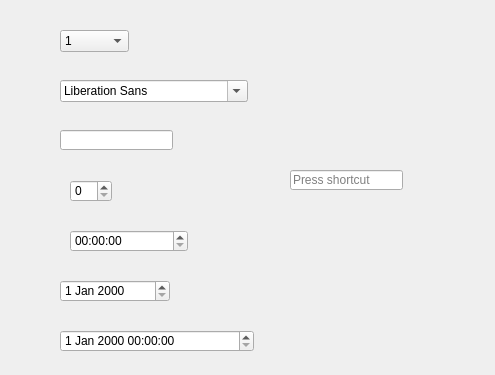
<?xml version="1.0" encoding="UTF-8"?>
<ui version="4.0">
 <class>Form</class>
 <widget class="QWidget" name="Form">
  <property name="geometry">
   <rect>
    <x>0</x>
    <y>0</y>
    <width>495</width>
    <height>375</height>
   </rect>
  </property>
  <property name="windowTitle">
   <string>Form</string>
  </property>
  <widget class="QComboBox" name="comboBox">
   <property name="geometry">
    <rect>
     <x>60</x>
     <y>30</y>
     <width>69</width>
     <height>22</height>
    </rect>
   </property>
   <item>
    <property name="text">
     <string>1</string>
    </property>
   </item>
   <item>
    <property name="text">
     <string>2</string>
    </property>
   </item>
   <item>
    <property name="text">
     <string>3</string>
    </property>
   </item>
  </widget>
  <widget class="QFontComboBox" name="fontComboBox">
   <property name="geometry">
    <rect>
     <x>60</x>
     <y>80</y>
     <width>188</width>
     <height>22</height>
    </rect>
   </property>
  </widget>
  <widget class="QLineEdit" name="lineEdit">
   <property name="geometry">
    <rect>
     <x>60</x>
     <y>130</y>
     <width>113</width>
     <height>20</height>
    </rect>
   </property>
  </widget>
  <widget class="QSpinBox" name="spinBox">
   <property name="geometry">
    <rect>
     <x>70</x>
     <y>180</y>
     <width>42</width>
     <height>22</height>
    </rect>
   </property>
  </widget>
  <widget class="QTimeEdit" name="timeEdit">
   <property name="geometry">
    <rect>
     <x>70</x>
     <y>230</y>
     <width>118</width>
     <height>22</height>
    </rect>
   </property>
  </widget>
  <widget class="QDateEdit" name="dateEdit">
   <property name="geometry">
    <rect>
     <x>60</x>
     <y>280</y>
     <width>110</width>
     <height>22</height>
    </rect>
   </property>
  </widget>
  <widget class="QDateTimeEdit" name="dateTimeEdit">
   <property name="geometry">
    <rect>
     <x>60</x>
     <y>330</y>
     <width>194</width>
     <height>22</height>
    </rect>
   </property>
  </widget>
  <widget class="QKeySequenceEdit" name="keySequenceEdit">
   <property name="geometry">
    <rect>
     <x>290</x>
     <y>170</y>
     <width>113</width>
     <height>20</height>
    </rect>
   </property>
  </widget>
 </widget>
 <resources/>
 <connections/>
</ui>
